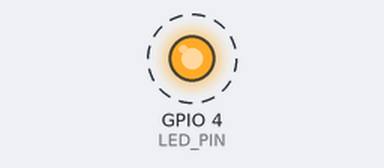
Recording of a program running on a simulated Seeed XIAO ESP32-C3. Parts: output pins drawn as LEDs (lit = HIGH). Dashed ring = blinking.

Above: at 0.5 s.
Timing chart, 0 to 4.6 s (numbered marks = the images above):
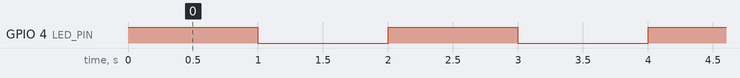

The program:

main.cpp
```cpp
#include <Arduino.h>

const int LED_PIN = D2;     // external LED (XIAO ESP32C3 has no user LED)

void setup()
{
    pinMode(LED_PIN, OUTPUT);
}

void loop()
{
    digitalWrite(LED_PIN, HIGH);
    delay(1000);
    digitalWrite(LED_PIN, LOW);
    delay(1000);
}
```

Measured:
- by itself, GPIO 4 (LED_PIN): alternates HIGH for 1.0 s and LOW for 1.0 s
